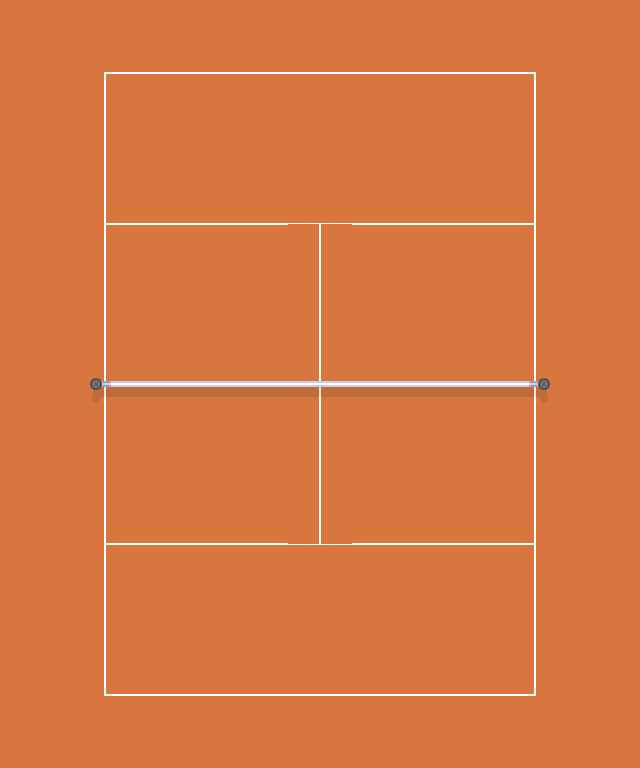

Tiled map render using the project's own tile images. Description and the whole map definition, tile-layer contents included, below:
An orthogonal 20x24 tile map with 32x32 px tiles, 2 tile layers (Tile Layer 1, Elements), 2 tilesets.

<map version="1.0" tiledversion="1.0.3" orientation="orthogonal" renderorder="right-down" width="20" height="24" tilewidth="32" tileheight="32" nextobjectid="1">
 <tileset firstgid="1" source="CourtSurface.tsx" />
 <tileset firstgid="833" source="CourtElements.tsx" />
 <layer name="Tile Layer 1" width="20" height="24">
  <data encoding="csv">
1,1,1,1,1,1,1,1,1,1,1,1,1,1,1,1,1,1,1,1,
1,1,1,1,1,1,1,1,1,1,1,1,1,1,1,1,1,1,1,1,
1,1,1,3,4,4,4,4,4,4,4,4,4,4,4,4,10,1,1,1,
1,1,1,159,1,1,1,1,1,1,1,1,1,1,1,1,36,1,1,1,
1,1,1,159,1,1,1,1,1,1,1,1,1,1,1,1,36,1,1,1,
1,1,1,159,1,1,1,1,1,1,1,1,1,1,1,1,36,1,1,1,
1,1,1,107,113,113,113,113,113,113,113,113,113,113,113,113,114,1,1,1,
1,1,1,133,138,138,138,138,138,33,34,139,139,139,139,139,140,1,1,1,
1,1,1,159,1,1,1,1,1,33,34,1,1,1,1,1,36,1,1,1,
1,1,1,159,1,1,1,1,1,33,34,1,1,1,1,1,36,1,1,1,
1,1,1,159,1,1,1,1,1,33,34,1,1,1,1,1,36,1,1,1,
1,1,1,107,113,113,113,113,113,85,86,113,113,113,113,113,114,1,1,1,
1,1,1,133,139,139,139,139,139,85,86,139,139,139,139,139,140,1,1,1,
1,1,1,159,1,1,1,1,1,33,34,1,1,1,1,1,36,1,1,1,
1,1,1,159,1,1,1,1,1,33,34,1,1,1,1,1,36,1,1,1,
1,1,1,159,1,1,1,1,1,33,34,1,1,1,1,1,36,1,1,1,
1,1,1,107,113,113,113,113,113,85,86,113,113,113,113,113,114,1,1,1,
1,1,1,133,134,134,134,134,134,134,134,134,134,134,134,134,140,1,1,1,
1,1,1,159,1,1,1,1,1,1,1,1,1,1,1,1,36,1,1,1,
1,1,1,159,1,1,1,1,1,1,1,1,1,1,1,1,36,1,1,1,
1,1,1,159,1,1,1,1,1,1,1,1,1,1,1,1,36,1,1,1,
1,1,1,185,191,191,191,191,191,191,191,191,191,191,191,191,192,1,1,1,
1,1,1,1,1,1,1,1,1,1,1,1,1,1,1,1,1,1,1,1,
1,1,1,1,1,1,1,1,1,1,1,1,1,1,1,1,1,1,1,1
</data>
 </layer>
 <layer name="Elements" width="20" height="24">
  <data encoding="csv">
0,0,0,0,0,0,0,0,0,0,0,0,0,0,0,0,0,0,0,0,
0,0,0,0,0,0,0,0,0,0,0,0,0,0,0,0,0,0,0,0,
0,0,0,0,0,0,0,0,0,0,0,0,0,0,0,0,0,0,0,0,
0,0,0,0,0,0,0,0,0,0,0,0,0,0,0,0,0,0,0,0,
0,0,0,0,0,0,0,0,0,0,0,0,0,0,0,0,0,0,0,0,
0,0,0,0,0,0,0,0,0,0,0,0,0,0,0,0,0,0,0,0,
0,0,0,0,0,0,0,0,0,0,0,0,0,0,0,0,0,0,0,0,
0,0,0,0,0,0,0,0,0,0,0,0,0,0,0,0,0,0,0,0,
0,0,0,0,0,0,0,0,0,0,0,0,0,0,0,0,0,0,0,0,
0,0,0,0,0,0,0,0,0,0,0,0,0,0,0,0,0,0,0,0,
0,0,0,0,0,0,0,0,0,0,0,0,0,0,0,0,0,0,0,0,
0,0,909,910,835,835,835,835,835,835,835,835,835,835,835,835,911,912,0,0,
0,0,1035,1036,962,962,962,962,962,961,961,961,961,961,961,961,1037,1038,0,0,
0,0,0,0,0,0,0,0,0,0,0,0,0,0,0,0,0,0,0,0,
0,0,0,0,0,0,0,0,0,0,0,0,0,0,0,0,0,0,0,0,
0,0,0,0,0,0,0,0,0,0,0,0,0,0,0,0,0,0,0,0,
0,0,0,0,0,0,0,0,0,0,0,0,0,0,0,0,0,0,0,0,
0,0,0,0,0,0,0,0,0,0,0,0,0,0,0,0,0,0,0,0,
0,0,0,0,0,0,0,0,0,0,0,0,0,0,0,0,0,0,0,0,
0,0,0,0,0,0,0,0,0,0,0,0,0,0,0,0,0,0,0,0,
0,0,0,0,0,0,0,0,0,0,0,0,0,0,0,0,0,0,0,0,
0,0,0,0,0,0,0,0,0,0,0,0,0,0,0,0,0,0,0,0,
0,0,0,0,0,0,0,0,0,0,0,0,0,0,0,0,0,0,0,0,
0,0,0,0,0,0,0,0,0,0,0,0,0,0,0,0,0,0,0,0
</data>
 </layer>
</map>
